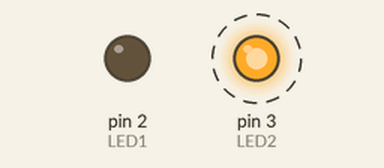
Simulated run of this sketch. Board: Arduino Uno, built with avr-gcc and run on an emulated ATmega328P. Shown: output pins drawn as LEDs (lit = HIGH). Dashed ring = blinking.

Above: at 0.5 s.
Timing chart, 0 to 4.6 s (numbered marks = the images above):
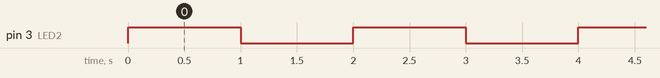

Measured:
- by itself, pin 3 (LED2): alternates HIGH for 1.0 s and LOW for 1.0 s

The sketch:

BLINK_LED.ino
```cpp
#define LED1 2
#define LED2 3
void setup() {
  // put your setup code here, to run once:
pinMode(LED1, OUTPUT);
pinMode(LED2,OUTPUT);
}

void loop() {
  // put your main code here, to run repeatedly:
blinkLED(LED2);
}
void blinkLED(int pin){
  digitalWrite(pin,HIGH);
  delay(1000);
  digitalWrite(pin,LOW);
  delay(1000);
}
```
